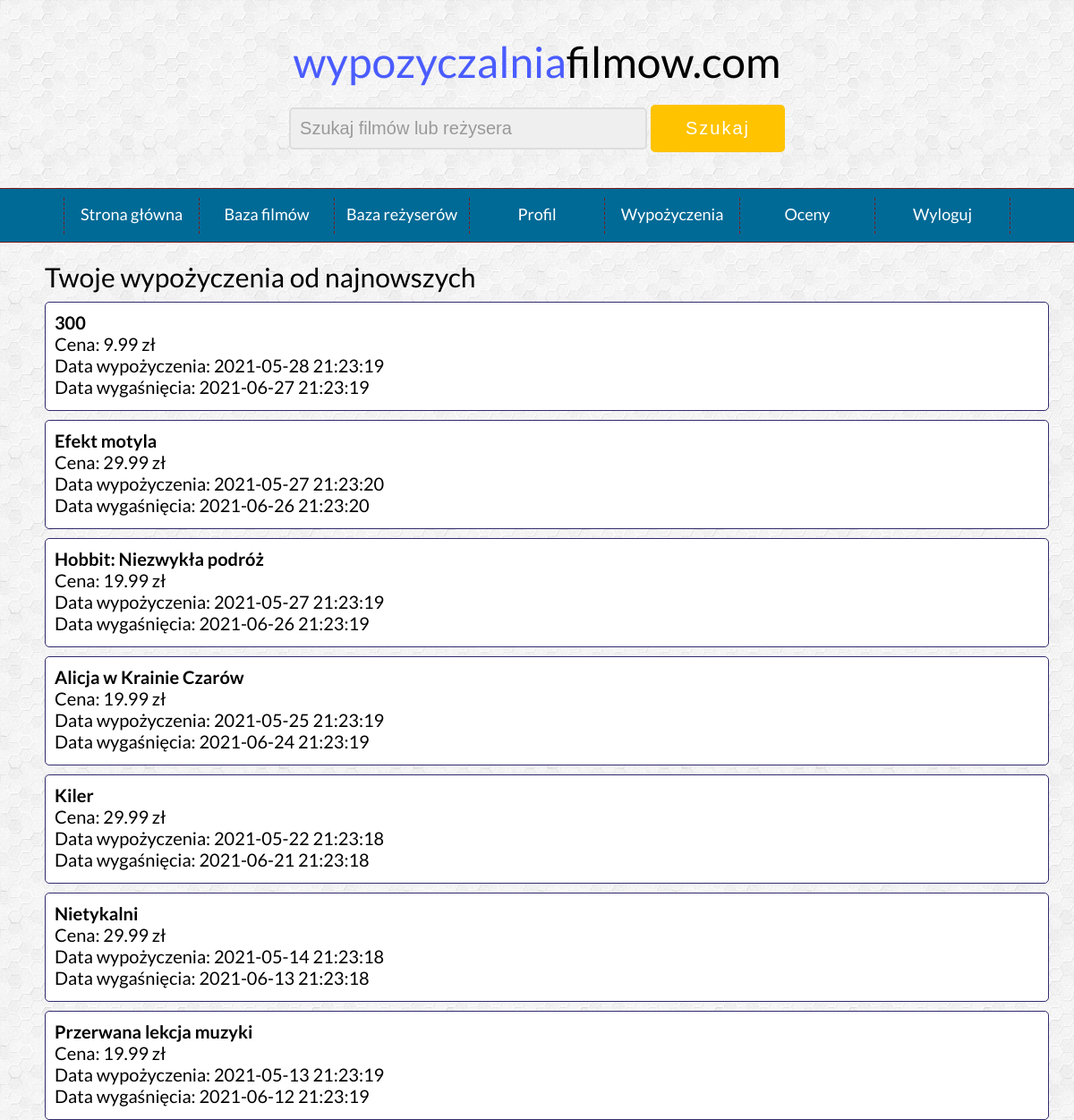
Page /wypozyczalnia/home_wypozyczenia.php (signed in) on the committed database.
### tables this page shows
CREATE TABLE wypozyczenia (id_wypozyczenia int AUTO_INCREMENT not null, PRIMARY KEY (id_wypozyczenia), 
id_uzytkownika int, foreign key (id_uzytkownika) references uzytkownicy(id_uzytkownika), id_filmu int, foreign key (id_filmu) references filmy(id_filmu), 
data_wypozyczenia datetime not null, data_wygasniecia datetime not null);

CREATE TABLE filmy (id_filmu int AUTO_INCREMENT not null, PRIMARY KEY (id_filmu), tytul VARCHAR(50) not null, rok int not null, 
gatunek1 int not null, foreign key (gatunek1) references gatunki(id_gatunku), gatunek2 int, foreign key (gatunek2) references gatunki(id_gatunku), 
gatunek3 int, foreign key (gatunek3) references gatunki(id_gatunku), kraj1 CHAR(3) not null, foreign key (kraj1) references kraje_produkcji(kod_kraju), 
kraj2 CHAR(3), foreign key (kraj2) references kraje_produkcji(kod_kraju), kraj3 CHAR(3), foreign key (kraj3) references kraje_produkcji(kod_kraju), 
rezyser int not null, foreign key (rezyser) references rezyserzy(id_rezysera), opis VARCHAR(500), id_ceny int not null, foreign key (id_ceny) references stawki_cenowe(id_ceny), 
liczba_wypozyczen int not null, liczba_ocen int not null, srednia_ocen float not null, data_dodania datetime not null);

CREATE TABLE stawki_cenowe (id_ceny int AUTO_INCREMENT not null, PRIMARY KEY (id_ceny), wartosc DECIMAL(4,2));

### wypozyczalnia/home_wypozyczenia.php (the view, shortened to what this page needs)
<!DOCTYPE HTML>
<html lang="pl">
<head>
	<link href="style_homepage.css" rel="stylesheet" type="text/css" />
	<link href="css/fontello.css" rel="stylesheet" type="text/css" />
</head>
<body>
	<div class="wrapper">
		<div class="header">
			<div class="logo">
				<span style="color: #4A5CFF">wypozyczalnia</span>filmow.com
			</div>
			<div class="search">
				<form action="home_search.php" method="post">
					<input type="text" placeholder="Szukaj filmów lub reżysera" onfocus="this.placeholder=''" onblur="this.placeholder='Szukaj filmów'" name="search"/>
					<input type="submit" value="Szukaj"/>
				</form>
			</div>
		</div>
		<div class="nav">
			<ol>
				<li><a href="home.php">Strona główna</a></li>
				<li><a href="home_baza_filmow.php">Baza filmów</a></li>
				<li><a href="home_baza_rezyserow.php">Baza reżyserów</a></li>
				<li><a href="home_informacje.php">Profil</a></li>
				<li><a href="home_wypozyczenia.php">Wypożyczenia</a></li>
				<li><a href="home_oceny.php">Oceny</a></li>
				<li><a href="logout.php">Wyloguj</a></li>
			</ol>
		</div>
		<div class="content">
		<?php
			$id_uzytkownika = $_SESSION['id_uzytkownika'];
			require_once "connect.php";
			$polaczenie = @new mysqli($host, $db_user, $db_password, $db_name);
			$wyniki_wyszukiwania = $polaczenie->query("SELECT filmy.tytul, stawki_cenowe.wartosc, wypozyczenia.data_wypozyczenia, wypozyczenia.data_wygasniecia FROM wypozyczenia JOIN filmy ON wypozyczenia.id_filmu = filmy.id_filmu JOIN stawki_cenowe ON filmy.id_ceny = stawki_cenowe.id_ceny WHERE wypozyczenia.id_uzytkownika = $id_uzytkownika ORDER BY wypozyczenia.data_wypozyczenia DESC");
			echo "<div class='title'>";
				echo "Twoje wypożyczenia od najnowszych";
			echo "</div>";
			while ($r = $wyniki_wyszukiwania->fetch_assoc())
			{
				echo "<div class='display'>";
					echo "<div class='display1'>";
						echo "<strong>".$r['tytul']."</strong>".'</br>';
						echo 'Cena: '.$r['wartosc'].' zł'.'</br>';
						echo 'Data wypożyczenia: '.$r['data_wypozyczenia'].'</br>';
						echo 'Data wygaśnięcia: '.$r['data_wygasniecia'];
					echo "</div>";
				echo "</div>";
			}
		?>
		</div>
	</div>
</body>
</html>

### wypozyczalnia/style_homepage.css (style rules this page uses)
body { background-image: url("img/hexellence.png"); font-family: 'Lato', sans-serif; font-size: 20px; margin: 0 !important; }
input[type=text], input[type=password] { width: 400px; background-color: #efefef; color: #666; border: 2px solid #ddd; border-radius: 5px; font-size: 20px; padding: 10px; box-sizing: border-box; outline: none; margin-top: 10px; }
input[type=submit] { width: 150px; background-color: #FFC300; font-size:20px; color: white; padding: 15px 10px; margin-top: 20px; border: none; border-radius: 5px; cursor: pointer; letter-spacing: 2px; outline: none; }
.wrapper { width: 100%; }
.header { width:100%; padding: 40px 0; }
.logo { width: 100%; text-align: center; font-size: 48px; margin-left: auto; margin-right: auto; }
.search { width: 100%; text-align: center; font-size: 20px; margin-left: auto; margin-right: auto; }
.nav { width: 100%; padding: 10px 0; background-color: #006A96; text-align: center; border-top: 1px solid #751b1b; border-bottom: 1px solid #751b1b; }
.content { width: 1100px; margin-left: auto; margin-right: auto; text-align: left; padding-top: 10px; min-height: 500px; }
.display { background-color: #FFFFFF; border-style: solid; border-color: #322C6E; border-radius: 5px; border-width: 1px; width: 100%; height: 100px; padding: 10px; margin-top: 10px; }
.display1 { width: 50%; float:left; }
.title { font-size: 30px; margin-top: 10px; margin-bottom: 10px; }
ol { padding: 0; margin: 0; list-style-type: none; font-size: 18px; height: 35px; line-height: 200%; display: inline-block; }
ol a { color: #ffffff; text-decoration: none; display: block; }
ol > li { float: left; width: 150px; height: 40px; border-right: 1px dashed #751b1b; }
ol > li:first-child { border-left: 1px dashed #751b1b; }

### rows in the picture
wypozyczenia: id_filmu.tytul "300", stawki_cenowe.wartosc "9.99", data_wypozyczenia "2021-05-28 21:23:19", data_wygasniecia "2021-06-27 21:23:19"
wypozyczenia: id_filmu.tytul "Efekt motyla", stawki_cenowe.wartosc "29.99", data_wypozyczenia "2021-05-27 21:23:20", data_wygasniecia "2021-06-26 21:23:20"
wypozyczenia: id_filmu.tytul "Hobbit: Niezwykła podróż", stawki_cenowe.wartosc "19.99", data_wypozyczenia "2021-05-27 21:23:19", data_wygasniecia "2021-06-26 21:23:19"
wypozyczenia: id_filmu.tytul "Alicja w Krainie Czarów", stawki_cenowe.wartosc "19.99", data_wypozyczenia "2021-05-25 21:23:19", data_wygasniecia "2021-06-24 21:23:19"
wypozyczenia: id_filmu.tytul "Kiler", stawki_cenowe.wartosc "29.99", data_wypozyczenia "2021-05-22 21:23:18", data_wygasniecia "2021-06-21 21:23:18"
wypozyczenia: id_filmu.tytul "Nietykalni", stawki_cenowe.wartosc "29.99", data_wypozyczenia "2021-05-14 21:23:18", data_wygasniecia "2021-06-13 21:23:18"
wypozyczenia: id_filmu.tytul "Przerwana lekcja muzyki", stawki_cenowe.wartosc "19.99", data_wypozyczenia "2021-05-13 21:23:19", data_wygasniecia "2021-06-12 21:23:19"
